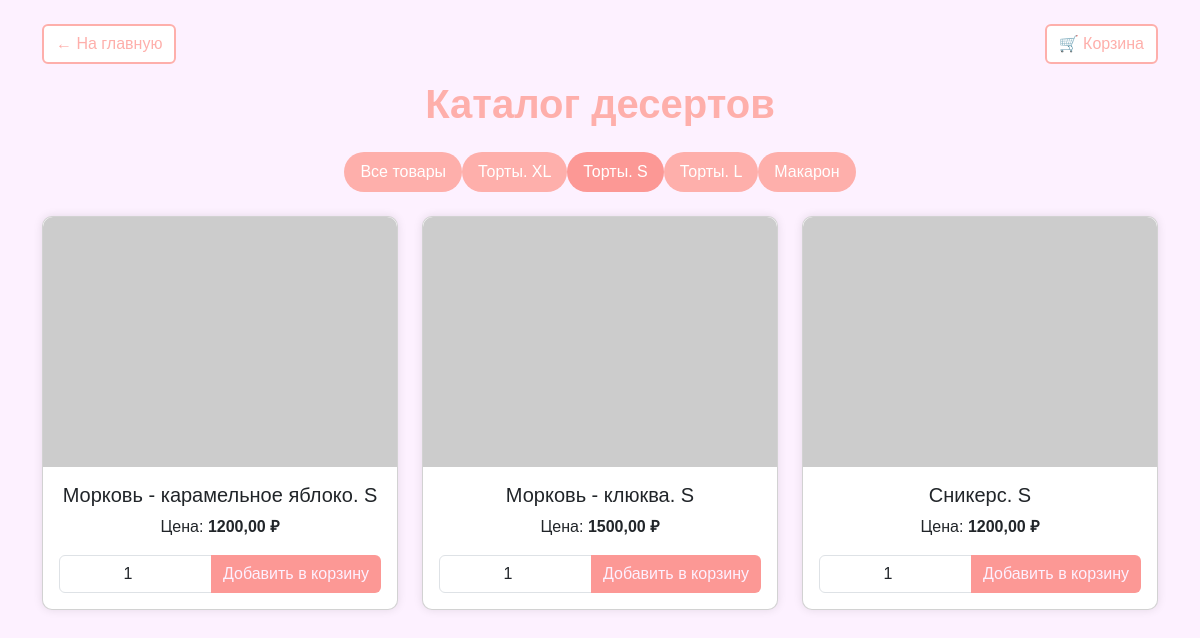
Page /bento-torty/ on the committed database.
### shop/models.py (models this page shows, shortened)
class Category(models.Model):
    name = models.CharField(max_length=100, unique=True, verbose_name="Название")
    slug = models.SlugField(max_length=100, unique=True, verbose_name="URL")
    class Meta:
        verbose_name = "Категория"
        verbose_name_plural = "Категории"

class Product(models.Model):
    category = models.ForeignKey(
        Category,
        on_delete=models.CASCADE,
        related_name="products",
        verbose_name="Категория",
    )
    name = models.CharField(max_length=150, verbose_name="Название")
    slug = models.SlugField(max_length=150, unique=True, verbose_name="URL")
    description = models.TextField(blank=True, verbose_name="Описание")
    price = models.DecimalField(max_digits=8, decimal_places=2, verbose_name="Цена")
    image = models.ImageField(
        upload_to="products/", blank=True, verbose_name="Изображение"
    )
    min_order_quantity = models.PositiveIntegerField(
        default=1, verbose_name="Минимальное количество для заказа"
    )
    created_at = models.DateTimeField(auto_now_add=True, verbose_name="Дата добавления")
    class Meta:
        verbose_name = "Товар"
        verbose_name_plural = "Товары"
        ordering = ["-created_at"]

### shop/views.py (the view)
# urls.py: path("<slug:category_slug>/", product_list, name="product_list_by_category"),
def product_list(request, category_slug=None):
    category = None
    categories = Category.objects.all()
    products = Product.objects.all()
    if category_slug:
        category = get_object_or_404(Category, slug=category_slug)
        products = products.filter(category=category)
    return render(
        request,
        "shop/product_list.html",
        {
            "category": category,
            "categories": categories,
            "products": products,
        },
    )

### shop/templates/shop/product_list.html (shortened to what this page needs)
<!DOCTYPE html>
<html lang="ru">
<head>
    <link href="https://cdn.jsdelivr.net/npm/bootstrap@5.3.0/dist/css/bootstrap.min.css" rel="stylesheet">
</head>
<body class="container mt-4">
    <div class="d-flex justify-content-between">
        <a href="{% url 'home' %}" class="btn btn-secondary mb-3">← На главную</a>
        <a href="{% url 'cart_detail' %}" class="btn btn-secondary mb-3 ms-auto">🛒 Корзина</a>
    </div>
    <h1 class="mb-4">Каталог десертов</h1>
    <ul class="nav nav-pills justify-content-center mb-4">
        <li class="nav-item">
            <a class="nav-link {% if not category %}active{% endif %}" href="{% url 'product_list' %}">Все товары</a>
        </li>
        {% for c in categories %}
            <li class="nav-item">
                <a class="nav-link {% if category == c %}active{% endif %}"
                   href="{% url 'product_list_by_category' category_slug=c.slug %}">
                    {{ c.name }}
                </a>
            </li>
        {% endfor %}
    </ul>
    <div class="row">
        {% for product in products %}
            <div class="col-md-4 mb-4">
                <div class="card">
                    {% if product.image %}
                        <img src="{{ product.image.url }}" class="card-img-top" alt="{{ product.name }}">
                    {% else %}
                        <img src="https://via.placeholder.com/300" class="card-img-top" alt="Нет фото">
                    {% endif %}
                    <div class="card-body text-center">
                        <h5 class="card-title">
                            <a href="{% url 'product_detail' product_slug=product.slug %}" class="text-decoration-none text-dark">
                                {{ product.name }}
                            </a>
                        </h5>
                        <p class="card-text">Цена: <strong>{{ product.price }} ₽</strong></p>
                        <form action="{% url 'cart_add' product.id %}" method="post" class="add-to-cart-form">
                            <div class="input-group">
                                <input type="number" name="quantity" class="form-control text-center"
                                       min="{{ product.min_order_quantity }}"
                                       value="{{ product.min_order_quantity }}"
                                       required>
                                <button type="submit" class="btn btn-cart">Добавить в корзину</button>
                            </div>
                        </form>
                    </div>
                </div>
            </div>
        {% empty %}
            <p class="text-center">Товаров пока нет.</p>
        {% endfor %}
    </div>
</body>
</html>

### shop/templates/shop/product_list.html (style rules this page uses)
body { font-family: Arial, sans-serif; background-color: #fdf1ff; }
h1 { color: #feafab; font-weight: bold; text-align: center; }
.btn-secondary { background-color: #ffffff; color: #feafab; border: 2px solid #feafab; }
.btn-cart { background-color: #fc9895; color: #fdf1ff; border: none; }
.nav-pills .nav-link { background-color: #feafab; color: white; border-radius: 20px; }
.nav-pills .nav-link.active { background-color: #fc9895; }
.card { border-radius: 10px; box-shadow: 0 0 10px rgba(0, 0, 0, 0.1); }
.card-img-top { border-top-left-radius: 10px; border-top-right-radius: 10px; max-height: 250px; object-fit: cover; }

### rows in the picture
Category: name "Торты. XL"
Category: name "Торты. S"
Category: name "Торты. L"
Category: name "Макарон"
Product: name "Морковь - карамельное яблоко. S", price "1200,00", quantity "1"
Product: name "Морковь - клюква. S", price "1500,00", quantity "1"
Product: name "Сникерс. S", price "1200,00", quantity "1"
